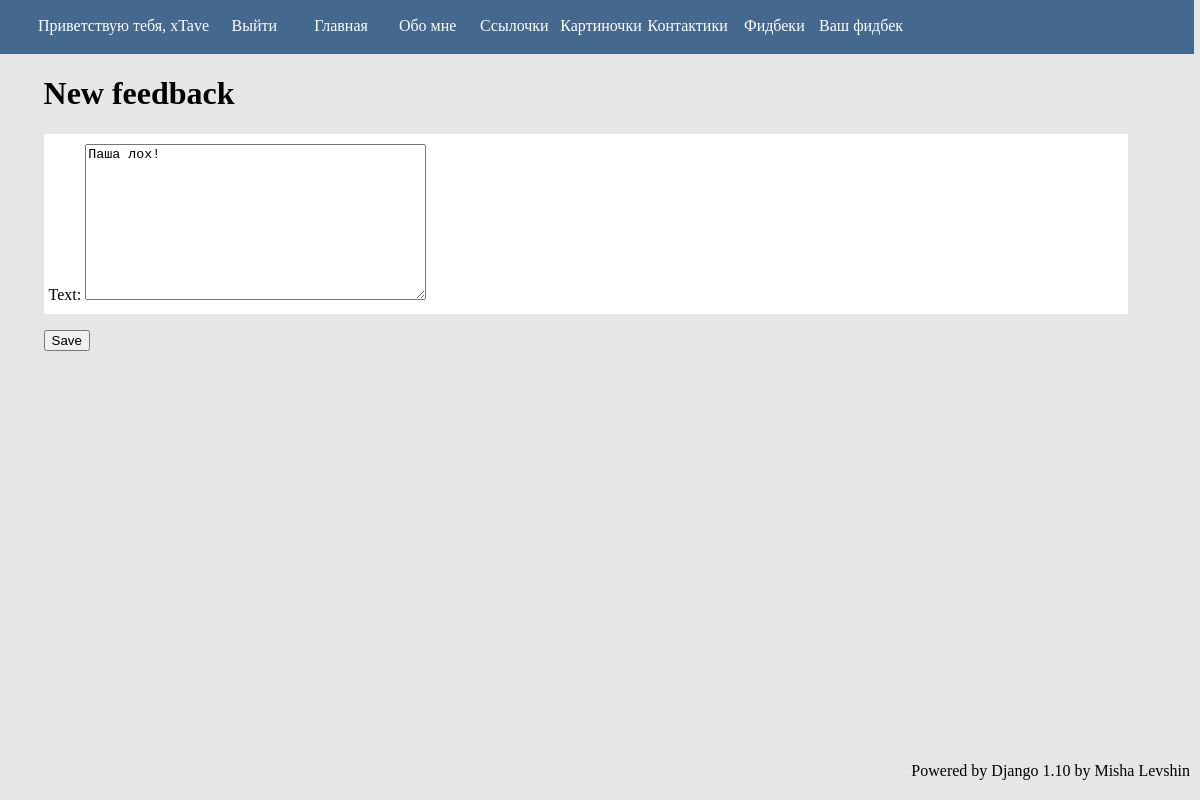
Before: /feedbacks/14/edit/ (signed in) with the older database file.
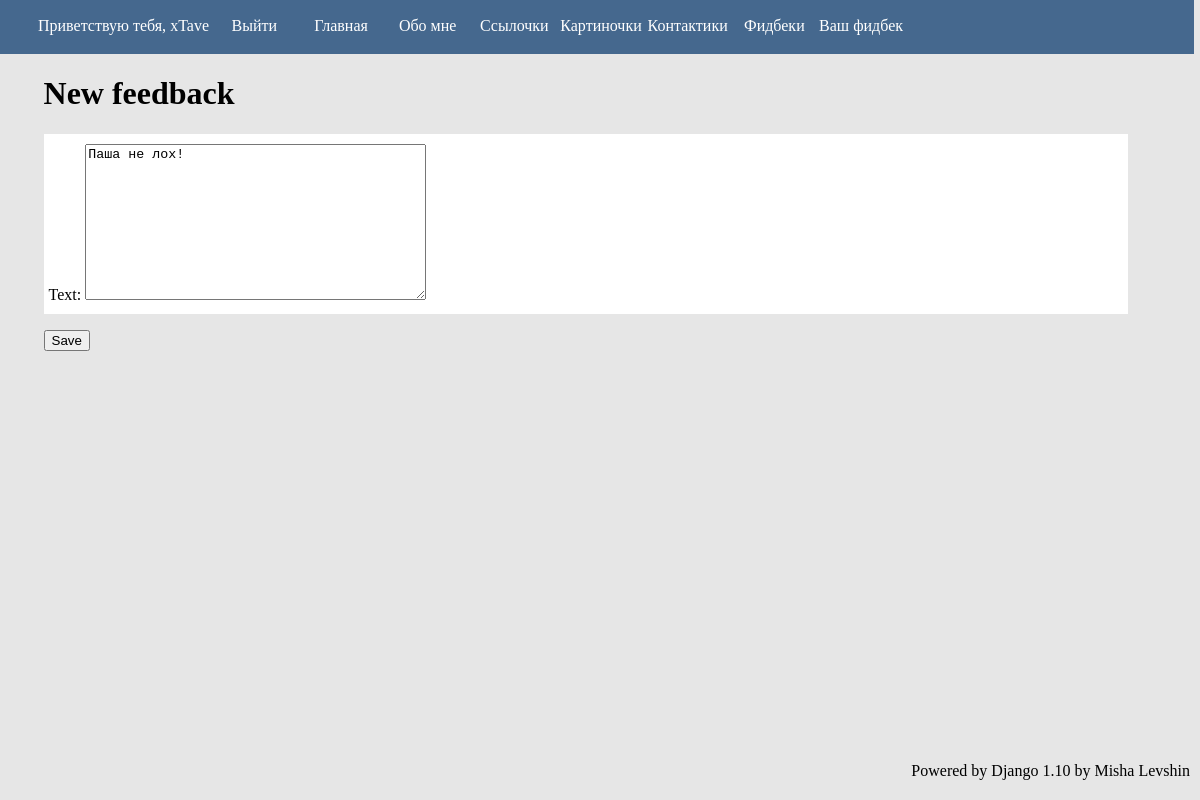
After: the same page with the newer database file.
### feedbacks/models.py (models this page shows, shortened)
class Feedback(models.Model):
    text = models.TextField(max_length=300)
    created_date = models.DateTimeField(default=timezone.now)
    published_date = models.DateTimeField(blank=True, null=True)
    author = models.ForeignKey(AUTH_USER_MODEL)

### myauth/views.py (the view)
    def f(request, *args, **kwargs):
        if is_user(request):
            return redirect(AUTH_PAGE)
        return func(request, *args, **kwargs)

### feedbacks/forms.py
class FeedbackForm(forms.ModelForm):
    class Meta:
        model = Feedback
        fields = ('text',)

### extuser/models.py (called while the page is built)
    def __str__(self):
        return self.username

### feedbacks/views.py (called while the page is built)
@need_authentication
def feedback_edit(request, pk):
    feedback = get_object_or_404(Feedback, pk=pk)
    if request.user == feedback.author:
        if request.method == "POST":
            form = FeedbackForm(request.POST, instance=feedback)
            if form.is_valid():
                feedback = form.save(commit=False)
                feedback.save()
                return redirect("feedback_main")
        else:
            form = FeedbackForm(instance=feedback)
        return render(request, 'feedback_new.html', {'form': form, 'title': 'Приукрасить гадости'})
    else:
        return redirect('feedback_cheater')

### myauth/views.py (called while the page is built)
def is_user(request):
    return not isinstance(request.user, get_user_model())

def need_authentication(func):
    def f(request, *args, **kwargs):
        if is_user(request):
            return redirect(AUTH_PAGE)
        return func(request, *args, **kwargs)
    return f

### mysite/templates/feedback_new.html (shortened to what this page needs)
{% extends 'base.html' %}
{% block content %}
    <h1>New feedback</h1>
    <form method="post" class="feedback-form">
        {{ form.as_p }}
        <button type="submit">Save</button>
    </form>
{% endblock %}

Changed rows visible on the page:
changed Feedback: text "Паша лох!" → "Паша не лох!"
